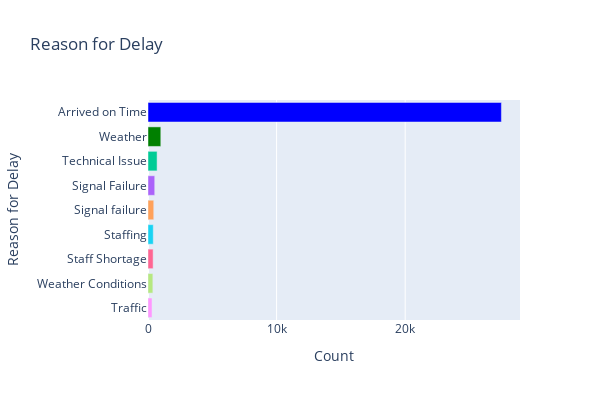

Notebook source saved alongside this figure:
### Code cell
fig = px.bar(Reason_delay, y=Reason_delay.index, x=Reason_delay.values, color=Reason_delay.index,
             labels={'y': 'Reason for Delay', 'x': 'Count'}, title='Reason for Delay',
             color_discrete_map={'Arrived on Time': 'blue', 'Weather': 'green'}, orientation='h')

# Customize the layout and resize the chart
fig.update_layout(
    yaxis_title='Reason for Delay',
    xaxis_title='Count',
    showlegend=False,
    height=400,  
    width=600    
)

# Show the plot
fig.show()

### Figure 1 — Plotly figure (JSON) as saved in the notebook; plotly's stock layout.template omitted (floating-point values rounded to 4 significant figures)
{"data": [{"alignmentgroup": "True", "hovertemplate": "Reason for Delay=%{y}<br>Count=%{x}<extra></extra>", "legendgroup": "Arrived on Time", "marker": {"color": "blue", "pattern": {"shape": ""}}, "name": "Arrived on Time", "offsetgroup": "Arrived on Time", "orientation": "h", "showlegend": true, "textposition": "auto", "type": "bar", "x": [27481], "xaxis": "x", "y": ["Arrived on Time"], "yaxis": "y"}, {"alignmentgroup": "True", "hovertemplate": "Reason for Delay=%{y}<br>Count=%{x}<extra></extra>", "legendgroup": "Weather", "marker": {"color": "green", "pattern": {"shape": ""}}, "name": "Weather", "offsetgroup": "Weather", "orientation": "h", "showlegend": true, "textposition": "auto", "type": "bar", "x": [995], "xaxis": "x", "y": ["Weather"], "yaxis": "y"}, {"alignmentgroup": "True", "hovertemplate": "Reason for Delay=%{y}<br>Count=%{x}<extra></extra>", "legendgroup": "Technical Issue", "marker": {"color": "#00cc96", "pattern": {"shape": ""}}, "name": "Technical Issue", "offsetgroup": "Technical Issue", "orientation": "h", "showlegend": true, "textposition": "auto", "type": "bar", "x": [707], "xaxis": "x", "y": ["Technical Issue"], "yaxis": "y"}, {"alignmentgroup": "True", "hovertemplate": "Reason for Delay=%{y}<br>Count=%{x}<extra></extra>", "legendgroup": "Signal Failure", "marker": {"color": "#ab63fa", "pattern": {"shape": ""}}, "name": "Signal Failure", "offsetgroup": "Signal Failure", "orientation": "h", "showlegend": true, "textposition": "auto", "type": "bar", "x": [523], "xaxis": "x", "y": ["Signal Failure"], "yaxis": "y"}, {"alignmentgroup": "True", "hovertemplate": "Reason for Delay=%{y}<br>Count=%{x}<extra></extra>", "legendgroup": "Signal failure", "marker": {"color": "#FFA15A", "pattern": {"shape": ""}}, "name": "Signal failure", "offsetgroup": "Signal failure", "orientation": "h", "showlegend": true, "textposition": "auto", "type": "bar", "x": [447], "xaxis": "x", "y": ["Signal failure"], "yaxis": "y"}, {"alignmentgroup": "True", "hovertemplate": "Reason for Delay=%{y}<br>Count=%{x}<extra></extra>", "legendgroup": "Staffing", "marker": {"color": "#19d3f3", "pattern": {"shape": ""}}, "name": "Staffing", "offsetgroup": "Staffing", "orientation": "h", "showlegend": true, "textposition": "auto", "type": "bar", "x": [410], "xaxis": "x", "y": ["Staffing"], "yaxis": "y"}, {"alignmentgroup": "True", "hovertemplate": "Reason for Delay=%{y}<br>Count=%{x}<extra></extra>", "legendgroup": "Staff Shortage", "marker": {"color": "#FF6692", "pattern": {"shape": ""}}, "name": "Staff Shortage", "offsetgroup": "Staff Shortage", "orientation": "h", "showlegend": true, "textposition": "auto", "type": "bar", "x": [399], "xaxis": "x", "y": ["Staff Shortage"], "yaxis": "y"}, {"alignmentgroup": "True", "hovertemplate": "Reason for Delay=%{y}<br>Count=%{x}<extra></extra>", "legendgroup": "Weather Conditions", "marker": {"color": "#B6E880", "pattern": {"shape": ""}}, "name": "Weather Conditions", "offsetgroup": "Weather Conditions", "orientation": "h", "showlegend": true, "textposition": "auto", "type": "bar", "x": [377], "xaxis": "x", "y": ["Weather Conditions"], "yaxis": "y"}, {"alignmentgroup": "True", "hovertemplate": "Reason for Delay=%{y}<br>Count=%{x}<extra></extra>", "legendgroup": "Traffic", "marker": {"color": "#FF97FF", "pattern": {"shape": ""}}, "name": "Traffic", "offsetgroup": "Traffic", "orientation": "h", "showlegend": true, "textposition": "auto", "type": "bar", "x": [314], "xaxis": "x", "y": ["Traffic"], "yaxis": "y"}], "layout": {"barmode": "relative", "height": 400, "legend": {"title": {"text": "Reason for Delay"}, "tracegroupgap": 0}, "showlegend": false, "title": {"text": "Reason for Delay"}, "width": 600, "xaxis": {"anchor": "y", "domain": [0, 1], "title": {"text": "Count"}}, "yaxis": {"anchor": "x", "categoryarray": ["Traffic", "Weather Conditions", "Staff Shortage", "Staffing", "Signal failure", "Signal Failure", "Technical Issue", "Weather", "Arrived on Time"], "categoryorder": "array", "domain": [0, 1], "title": {"text": "Reason for Delay"}}}}
